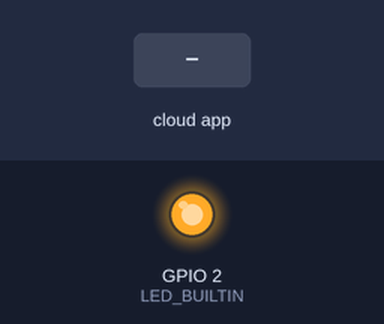
The sketch below on a simulated ESP32. Shown: output pins drawn as LEDs (lit = HIGH). The inputs (shaded band) are chosen by the test bench. WiFi joins after 1.5 s; servers stay silent unless stated; the ROS host is connected and sends only what is stated; what the sketch prints to the serial monitor is not drawn.

Above: at 4.7 s.
4.8 s: the phone or cloud app sets linear.x to -100
At 5.7 s:
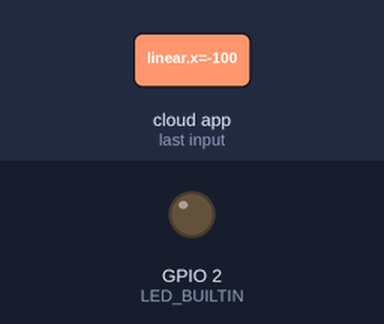
6.3 s: the phone or cloud app sets linear.x to 0
At 6.8 s:
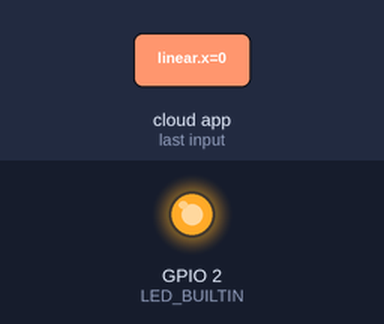
7.8 s: the phone or cloud app sets linear.x to 100
At 9.2 s:
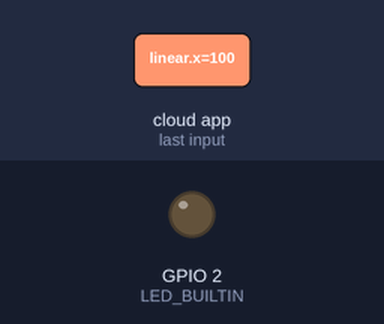
Timing chart, 0 to 10.8 s (numbered marks = the images above; inputs shaded):
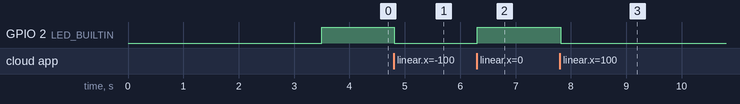

Measured:
- after the input at 4.8 s, GPIO 2 (LED_BUILTIN): HIGH → LOW at once
- after the input at 6.3 s, GPIO 2 (LED_BUILTIN): LOW → HIGH at once
- after the input at 7.8 s, GPIO 2 (LED_BUILTIN): HIGH → LOW at once

The sketch:

esp32_robot_brain.ino
```cpp
/**
 * esp32_robot_brain.ino
 *
 * Cérebro do robô móvel usando micro-ROS.
 * Ele recebe as velocidades pelo tópico /cmd_vel (via Wi-Fi),
 * faz a conta da cinemática diferencial e envia pela porta
 * Serial2 (Pino TX2 = GPIO 17) para o Arduino.
 *
 * O Arduino (que já tem o motor_bridge_arduino.ino gravado)
 * recebe esse texto e comanda a ponte H.
 */

#include <Arduino.h>
#include <WiFi.h>

#include <micro_ros_arduino.h>
#include <rcl/rcl.h>
#include <rclc/executor.h>
#include <rclc/rclc.h>
#include <geometry_msgs/msg/twist.h>
#include <stdio.h>

// ═══════════════════════════════════════════════════════════════════════════
//  ⚙️  CONFIGURAÇÕES DO WI-FI E ROS 2
// ═══════════════════════════════════════════════════════════════════════════
#define WIFI_SSID "Gustavo"             // Seu Wi-Fi
#define WIFI_PASS "29101998"            // Sua Senha
#define AGENT_IP  "192.168.18.9"        // IP do Ubuntu
#define AGENT_PORT 8888                 // Porta padrão

// Pino TX2 (GPIO 17) no ESP32 DOIT DevKit V1
#define TX2_PIN 17
#define RX2_PIN 16 // Não usaremos para receber, mas é obrigatório declarar

// ═══════════════════════════════════════════════════════════════════════════

rcl_subscription_t subscriber;
geometry_msgs__msg__Twist msg;
rclc_executor_t executor;
rclc_support_t support;
rcl_allocator_t allocator;
rcl_node_t node;

#define RCCHECK(fn) { rcl_ret_t temp_rc = fn; if((temp_rc != RCL_RET_OK)){error_loop();}}
#define RCSOFTCHECK(fn) { rcl_ret_t temp_rc = fn; if((temp_rc != RCL_RET_OK)){;}}

void error_loop() {
  while (1) {
    digitalWrite(LED_BUILTIN, !digitalRead(LED_BUILTIN));
    delay(100);
  }
}

// ── Callback do Tópico /cmd_vel ───────────────────────────────────────────
// Esta função roda sempre que você pressiona uma tecla no teclado do Ubuntu
void cmd_vel_callback(const void * msgin)
{
  // Converte o ponteiro genérico para a mensagem Twist
  const geometry_msgs__msg__Twist * twist_msg = (const geometry_msgs__msg__Twist *)msgin;

  // 1. Cinemática Diferencial (Mesma conta que fazíamos no PC)
  const float speed_scale = 100.0f;

  // v_esq = linear.x - angular.z
  // v_dir = linear.x + angular.z
  int left  = (int)((twist_msg->linear.x - twist_msg->angular.z) * speed_scale);
  int right = (int)((twist_msg->linear.x + twist_msg->angular.z) * speed_scale);

  // 2. Limita para não passar de 100%
  left  = constrain(left, -100, 100);
  right = constrain(right, -100, 100);

  // 3. Envia para o Arduino via Serial2!
  // O Arduino espera o formato: "75,75\n"
  Serial2.printf("%d,%d\n", left, right);

  // Feedback visual e log pro computador (Serial 1)
  digitalWrite(LED_BUILTIN, !digitalRead(LED_BUILTIN));
  Serial.printf("Recebido! Enviando p/ Arduino: %d,%d\n", left, right);
}

// ═══════════════════════════════════════════════════════════════════════════
void setup()
{
  // Serial Padrão (Cabo USB - apenas para debug e log no Serial Monitor)
  Serial.begin(115200);

  // Serial2 (Para falar com o Arduino)
  // O Arduino roda a 9600 baud.
  Serial2.begin(9600, SERIAL_8N1, RX2_PIN, TX2_PIN);

  pinMode(LED_BUILTIN, OUTPUT);
  digitalWrite(LED_BUILTIN, LOW);

  // ── Conecta no Wi-Fi ────────────────────────────────────────────────────
  Serial.println("Conectando ao Wi-Fi...");
  WiFi.begin(WIFI_SSID, WIFI_PASS);
  while (WiFi.status() != WL_CONNECTED) {
    delay(500);
    Serial.print(".");
  }
  Serial.printf("\nWi-Fi conectado! IP: %s\n", WiFi.localIP().toString().c_str());

  // ── Configura micro-ROS ─────────────────────────────────────────────────
  set_microros_wifi_transports(WIFI_SSID, WIFI_PASS, AGENT_IP, AGENT_PORT);
  delay(2000);

  allocator = rcl_get_default_allocator();
  RCCHECK(rclc_support_init(&support, 0, NULL, &allocator));
  RCCHECK(rclc_node_init_default(&node, "esp32_robot_brain", "", &support));

  // Cria o SUBSCRIBER no tópico /cmd_vel
  RCCHECK(rclc_subscription_init_default(
    &subscriber,
    &node,
    ROSIDL_GET_MSG_TYPE_SUPPORT(geometry_msgs, msg, Twist),
    "/cmd_vel"
  ));

  // Cria o executor (1 handle = 1 subscriber)
  RCCHECK(rclc_executor_init(&executor, &support.context, 1, &allocator));
  RCCHECK(rclc_executor_add_subscription(&executor, &subscriber, &msg, &cmd_vel_callback, ON_NEW_DATA));

  Serial.println("Cérebro pronto! Escutando /cmd_vel via Wi-Fi...");
  digitalWrite(LED_BUILTIN, HIGH);
}

// ═══════════════════════════════════════════════════════════════════════════
void loop()
{
  RCSOFTCHECK(rclc_executor_spin_some(&executor, RCL_MS_TO_NS(10)));
  delay(10);
}
```
